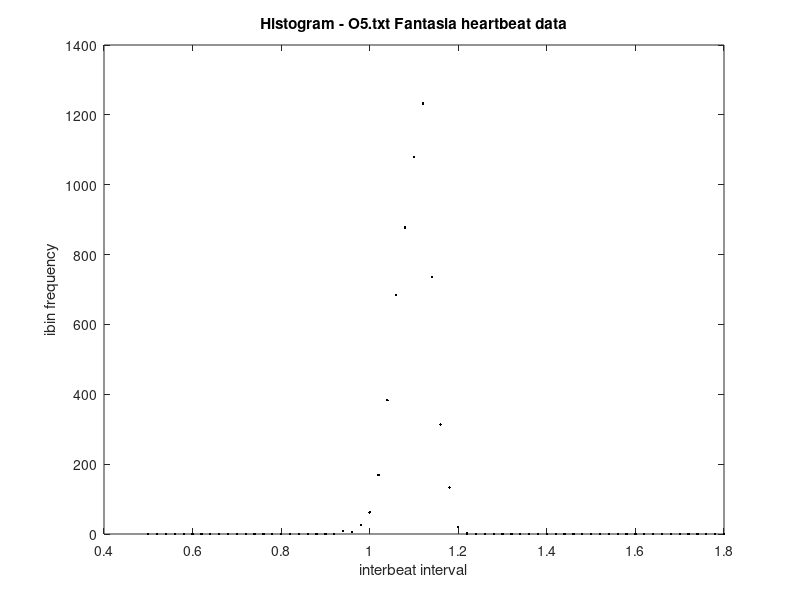

Here is the MATLAB script that generated this plot:
function reclen_O1=heartbeat5O_2013()
%ECE3093 Assignment 2 PartA 2013 Q1
%Tool for comparing at all five old, O1,O2,O3,O4,O5 EEG records
%The m-file and data file have to be in the same directory
%
%Load the datasets from the m-file's directory
heartO1=load('O1.txt');
heartO2=load('O2.txt');
heartO3=load('O3.txt');
heartO4=load('O4.txt');
heartO5=load('O5.txt');

%Record length of each dataset
reclen_O1 = length(heartO1);
reclen_O2 = length(heartO2);
reclen_O3 = length(heartO3);
reclen_O4 = length(heartO4);
reclen_O5 = length(heartO5);

%The elapsed time = sum of the heartbeat intervals.
timeO1=cumsum(heartO1);
timeO2=cumsum(heartO2);
timeO3=cumsum(heartO3);
timeO4=cumsum(heartO4);
timeO5=cumsum(heartO5);

%Plot the time series of each dataset
newplot
plot(timeO1,heartO1,'k.');
title(['Timeseries - O1 Fantasia heartbeat data'])
xlabel('time(seconds)')
ylabel('inter-beat period')
axis([0 timeO1(reclen_O1) 0.5 1.8])
pause

newplot
plot(timeO2,heartO2,'k.');
title(['Timeseries - O2 Fantasia heartbeat data'])
xlabel('time(seconds)')
ylabel('inter-beat period')
axis([0 timeO2(reclen_O2) 0.5 1.8])
pause

newplot
plot(timeO3,heartO3,'k.');
title(['Timeseries - O3 Fantasia heartbeat data'])
xlabel('time(seconds)')
ylabel('inter-beat period')
axis([0 timeO3(reclen_O3) 0.5 1.8])
pause

newplot
plot(timeO4,heartO4,'k.');
title(['Timeseries - O4.txt Fantasia heartbeat data'])
xlabel('time(seconds)')
ylabel('inter-beat period')
axis([0 timeO4(reclen_O4) 0.5 1.8])
pause

newplot
plot(timeO5,heartO5,'k.');
title(['Timeseries - O5 Fantasia heartbeat data'])
xlabel('time(seconds)')
ylabel('inter-beat period')
axis([0 timeO5(reclen_O5) 0.5 1.8])
pause

%Construct a Poincare plot for each dataset
y=heartO1(2:reclen_O1);
x=heartO1(1:reclen_O1-1);
plot(x,y,'k.');
axis([0.5 1.8 0.5 1.8])
title(['Poincare plot - O1 Fantasia heartbeat data'])
xlabel('inter-beat period')
ylabel('next inter-beat period')
pause

y=heartO2(2:reclen_O2);
x=heartO2(1:reclen_O2-1);
plot(x,y,'k.');
axis([0.5 1.8 0.5 1.8])
title(['Poincare plot - O2 Fantasia heartbeat data'])
xlabel('inter-beat period')
ylabel('next inter-beat period')
pause

y=heartO3(2:reclen_O3);
x=heartO3(1:reclen_O3-1);
plot(x,y,'k.');
axis([0.5 1.8 0.5 1.8])
title(['Poincare plot - O3 Fantasia heartbeat data'])
xlabel('inter-beat period')
ylabel('next inter-beat period')
pause

y=heartO4(2:reclen_O4);
x=heartO4(1:reclen_O4-1);
plot(x,y,'k.');
axis([0.5 1.8 0.5 1.8])
title(['Poincare plot - O4 Fantasia heartbeat data'])
xlabel('inter-beat period')
ylabel('next inter-beat period')
pause

y=heartO5(2:reclen_O5);
x=heartO5(1:reclen_O5-1);
plot(x,y,'k.');
axis([0.5 1.8 0.5 1.8])
title(['Poincare plot - O5 Fantasia heartbeat data'])
xlabel('inter-beat period')
ylabel('next inter-beat period')
pause

bins=[0.5:0.02:1.8];

newplot
y=hist(heartO1,bins);
plot(bins,y,'k.');
title(['Histogram - O1.txt Fantasia heartbeat data'])
xlabel('interbeat interval')
ylabel('ibin frequency')
mh(1)=mean(heartO1);
mdh(1)=median(heartO1);
varh(1)=var(heartO1);
stdh(1)=std(heartO1);
pause

newplot
y=hist(heartO2,bins);
plot(bins,y,'k.');
title(['Histogram - O2.txt Fantasia heartbeat data'])
xlabel('interbeat interval')
ylabel('ibin frequency')
mh(2)=mean(heartO2);
mdh(2)=median(heartO2);
varh(2)=var(heartO2);
stdh(2)=std(heartO2);
pause

newplot
y=hist(heartO3,bins);
plot(bins,y,'k.');
title(['Histogram - O3.txt Fantasia heartbeat data'])
xlabel('interbeat interval')
ylabel('ibin frequency')
mh(3)=mean(heartO3);
mdh(3)=median(heartO3);
varh(3)=var(heartO3);
stdh(3)=std(heartO3);
pause

newplot
y=hist(heartO4,bins);
plot(bins,y,'k.');
title(['Histogram - O4.txt Fantasia heartbeat data'])
xlabel('interbeat interval')
ylabel('ibin frequency')
mh(4)=mean(heartO4);
mdh(4)=median(heartO4);
varh(4)=var(heartO4);
stdh(4)=std(heartO4);
pause

newplot
y=hist(heartO5,bins);
plot(bins,y,'k.');
title(['Histogram - O5.txt Fantasia heartbeat data'])
xlabel('interbeat interval')
ylabel('ibin frequency')
mh(5)=mean(heartO5);
mdh(5)=median(heartO5);
varh(5)=var(heartO5);
stdh(5)=std(heartO5);

return